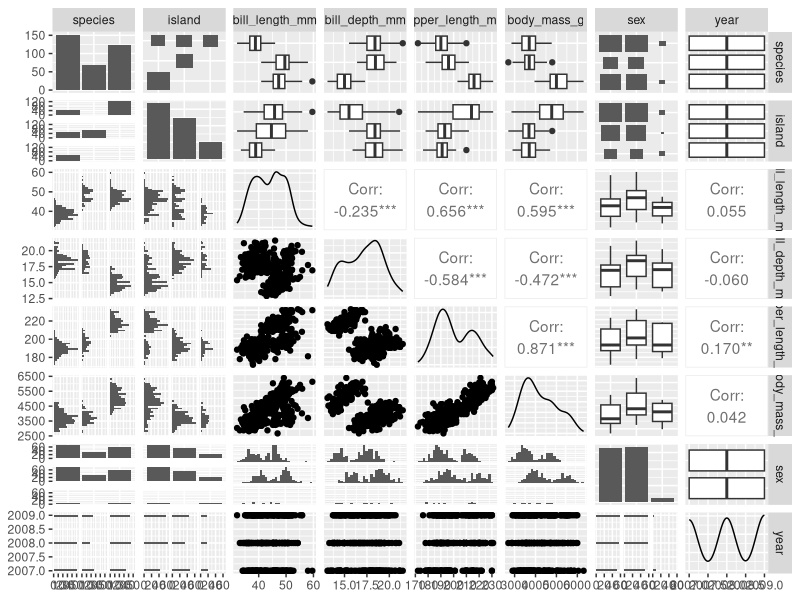
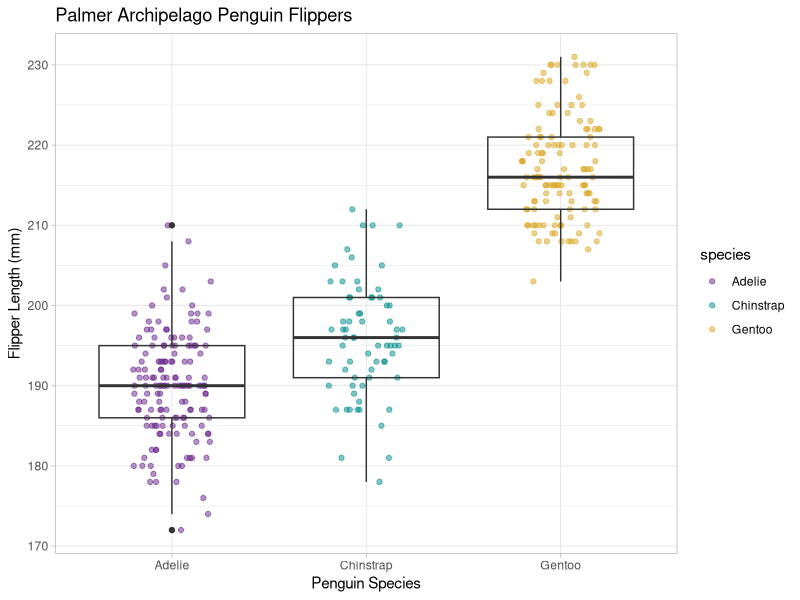
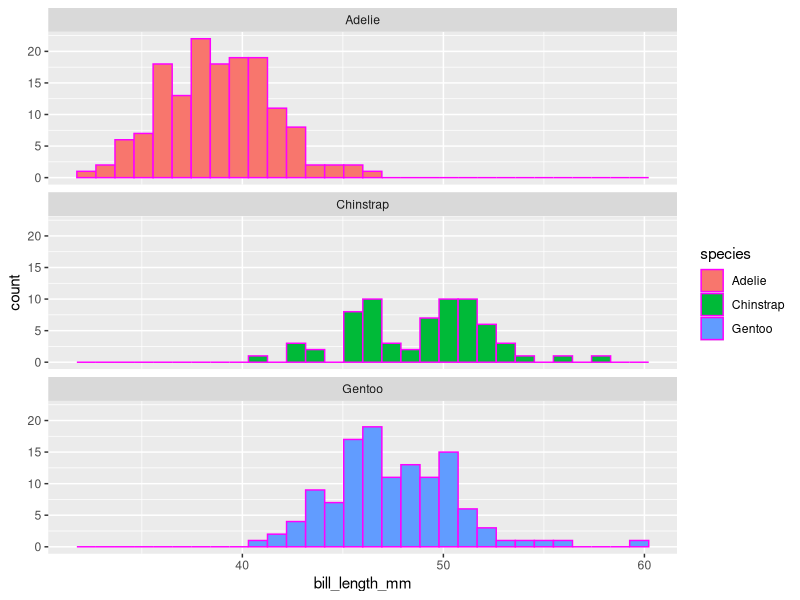

R code for these plots, in order:
## ---- chunk 1
#| warning: false
#| echo: false 

#Echo shows the output but not the code?

library(tidyverse)
library(palmerpenguins)
library(GGally)
library(skimr)
## ---- chunk 2
#| include: false

# Tell me the column names
names(penguins)

# What are the dimensions>
dim(penguins)

#Can you show me the first 6 times?
head(penguins)

#Can you show me the last 6 lines?
tail(penguins)
## ---- chunk 3
skim(penguins)
## ---- chunk 4
#| include: false

GGally::ggpairs(penguins)
## ---- chunk 5
#| fig.cap = "My awesome figure caption"

ggplot(data = penguins, aes(x= species, y = flipper_length_mm)) + 
  geom_jitter(width = 0.2,
              alpha = 0.5,
              height = 0,
              aes (color = species)) +
  geom_boxplot(fill = NA) +
  theme_light() +
  scale_color_manual(values = c("darkorchid4", "cyan4", "goldenrod")) +
  labs(x = "Penguin Species",
       y = "Flipper Length (mm)",
       title = "Palmer Archipelago Penguin Flippers")


# variables needs to be within aes. width and alpha are not variables, so they can be outside.
# alpha = opacity

## ---- chunk 6
ggplot(data = penguins, aes(x = bill_length_mm)) +
  geom_histogram(aes(fill = species), color = "magenta") +
  facet_wrap(~species, ncol = 1)

